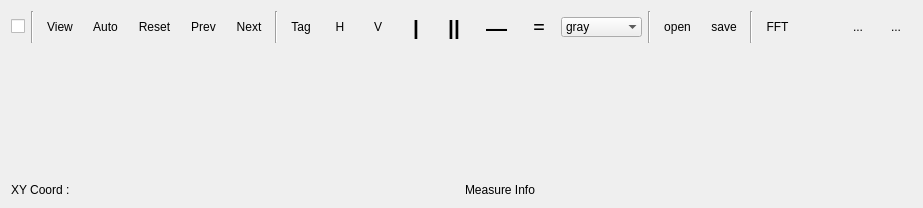
       <widget class="QWidget" name="layoutWidget">
        <layout class="QVBoxLayout" name="verticalLayout_4" stretch="0,1,0">
         <item>
          <layout class="QHBoxLayout" name="horizontalLayout_3">
           <item>
            <widget class="QCheckBox" name="btn_start">
             <property name="text">
              <string/>
             </property>
            </widget>
           </item>
           <item>
            <widget class="Line" name="line_2">
             <property name="orientation">
              <enum>Qt::Vertical</enum>
             </property>
            </widget>
           </item>
           <item>
            <widget class="QToolButton" name="btn_view">
             <property name="minimumSize">
              <size>
               <width>32</width>
               <height>32</height>
              </size>
             </property>
             <property name="text">
              <string>View</string>
             </property>
             <property name="icon">
              <iconset>
               <selectedon>:/icon/view.png</selectedon>
              </iconset>
             </property>
             <property name="iconSize">
              <size>
               <width>32</width>
               <height>32</height>
              </size>
             </property>
             <property name="autoRaise">
              <bool>true</bool>
             </property>
            </widget>
           </item>
           <item>
            <widget class="QToolButton" name="btn_auto">
             <property name="minimumSize">
              <size>
               <width>32</width>
               <height>32</height>
              </size>
             </property>
             <property name="text">
              <string>Auto</string>
             </property>
             <property name="icon">
              <iconset>
               <selectedon>:/icon/auto.png</selectedon>
              </iconset>
             </property>
             <property name="iconSize">
              <size>
               <width>32</width>
               <height>32</height>
              </size>
             </property>
             <property name="autoRaise">
              <bool>true</bool>
             </property>
            </widget>
           </item>
           <item>
            <widget class="QToolButton" name="btn_reset">
             <property name="minimumSize">
              <size>
               <width>32</width>
               <height>32</height>
              </size>
             </property>
             <property name="text">
              <string>Reset</string>
             </property>
             <property name="icon">
              <iconset>
               <selectedon>:/icon/fit.png</selectedon>
              </iconset>
             </property>
             <property name="iconSize">
              <size>
               <width>32</width>
               <height>32</height>
              </size>
             </property>
             <property name="autoRaise">
              <bool>true</bool>
             </property>
            </widget>
           </item>
           <item>
            <widget class="QToolButton" name="btn_prev">
             <property name="minimumSize">
              <size>
               <width>32</width>
               <height>32</height>
              </size>
             </property>
             <property name="text">
              <string>Prev</string>
             </property>
             <property name="icon">
              <iconset>
               <selectedon>:/icon/prev.png</selectedon>
              </iconset>
             </property>
             <property name="iconSize">
              <size>
               <width>32</width>
               <height>32</height>
              </size>
             </property>
             <property name="autoRaise">
              <bool>true</bool>
             </property>
            </widget>
           </item>
           <item>
            <widget class="QToolButton" name="btn_next">
             <property name="minimumSize">
              <size>
               <width>32</width>
               <height>32</height>
              </size>
             </property>
             <property name="text">
              <string>Next</string>
             </property>
             <property name="icon">
              <iconset>
               <selectedon>:/icon/next.png</selectedon>
              </iconset>
             </property>
             <property name="iconSize">
              <size>
               <width>32</width>
               <height>32</height>
              </size>
             </property>
             <property name="toolButtonStyle">
              <enum>Qt::ToolButtonIconOnly</enum>
             </property>
             <property name="autoRaise">
              <bool>true</bool>
             </property>
            </widget>
           </item>
           <item>
            <widget class="Line" name="line">
             <property name="orientation">
              <enum>Qt::Vertical</enum>
             </property>
            </widget>
           </item>
           <item>
            <widget class="QToolButton" name="btn_tag">
             <property name="minimumSize">
              <size>
               <width>32</width>
               <height>32</height>
              </size>
             </property>
             <property name="text">
              <string>Tag</string>
             </property>
             <property name="icon">
              <iconset>
               <selectedon>:/icon/tag.png</selectedon>
              </iconset>
             </property>
             <property name="iconSize">
              <size>
               <width>32</width>
               <height>32</height>
              </size>
             </property>
             <property name="autoRaise">
              <bool>true</bool>
             </property>
            </widget>
           </item>
           <item>
            <widget class="QToolButton" name="btn_hori_measure">
             <property name="minimumSize">
              <size>
               <width>32</width>
               <height>32</height>
              </size>
             </property>
             <property name="text">
              <string>H</string>
             </property>
             <property name="icon">
              <iconset>
               <selectedon>:/icon/measureH.png</selectedon>
              </iconset>
             </property>
             <property name="iconSize">
              <size>
               <width>32</width>
               <height>32</height>
              </size>
             </property>
             <property name="autoRaise">
              <bool>true</bool>
             </property>
            </widget>
           </item>
           <item>
            <widget class="QToolButton" name="btn_ver_measure">
             <property name="minimumSize">
              <size>
               <width>32</width>
               <height>32</height>
              </size>
             </property>
             <property name="text">
              <string>V</string>
             </property>
             <property name="icon">
              <iconset>
               <selectedon>:/icon/measureV.png</selectedon>
              </iconset>
             </property>
             <property name="iconSize">
              <size>
               <width>32</width>
               <height>32</height>
              </size>
             </property>
             <property name="autoRaise">
              <bool>true</bool>
             </property>
            </widget>
           </item>
           <item>
            <widget class="QToolButton" name="btn_x_left">
             <property name="minimumSize">
              <size>
               <width>32</width>
               <height>32</height>
              </size>
             </property>
             <property name="font">
              <font>
               <pointsize>16</pointsize>
               <weight>75</weight>
               <bold>true</bold>
              </font>
             </property>
             <property name="text">
              <string>|</string>
             </property>
             <property name="iconSize">
              <size>
               <width>32</width>
               <height>32</height>
              </size>
             </property>
             <property name="checkable">
              <bool>false</bool>
             </property>
             <property name="autoRaise">
              <bool>true</bool>
             </property>
             <property name="arrowType">
              <enum>Qt::NoArrow</enum>
             </property>
            </widget>
           </item>
           <item>
            <widget class="QToolButton" name="btn_x_right">
             <property name="minimumSize">
              <size>
               <width>32</width>
               <height>32</height>
              </size>
             </property>
             <property name="font">
              <font>
               <pointsize>16</pointsize>
               <weight>75</weight>
               <bold>true</bold>
              </font>
             </property>
             <property name="text">
              <string>||</string>
             </property>
             <property name="iconSize">
              <size>
               <width>32</width>
               <height>32</height>
              </size>
             </property>
             <property name="checkable">
              <bool>true</bool>
             </property>
             <property name="autoRaise">
              <bool>true</bool>
             </property>
            </widget>
           </item>
           <item>
            <widget class="QToolButton" name="btn_y_down">
             <property name="minimumSize">
              <size>
               <width>32</width>
               <height>32</height>
              </size>
             </property>
             <property name="font">
              <font>
               <pointsize>16</pointsize>
               <weight>75</weight>
               <italic>false</italic>
               <bold>true</bold>
               <underline>false</underline>
              </font>
             </property>
             <property name="text">
              <string>—</string>
             </property>
             <property name="icon">
              <iconset resource="icon.qrc">
               <normaloff>:/icon/hori1.png</normaloff>:/icon/hori1.png</iconset>
             </property>
             <property name="iconSize">
              <size>
               <width>32</width>
               <height>32</height>
              </size>
             </property>
             <property name="checkable">
              <bool>false</bool>
             </property>
             <property name="autoRaise">
              <bool>true</bool>
             </property>
            </widget>
           </item>
           <item>
            <widget class="QToolButton" name="btn_y_up">
             <property name="minimumSize">
              <size>
               <width>32</width>
               <height>32</height>
              </size>
             </property>
             <property name="font">
              <font>
               <family>ADMUI3Lg</family>
               <pointsize>16</pointsize>
              </font>
             </property>
             <property name="text">
              <string>=</string>
             </property>
             <property name="icon">
              <iconset resource="icon.qrc">
               <normaloff>:/icon/hori11.png</normaloff>:/icon/hori11.png</iconset>
             </property>
             <property name="iconSize">
              <size>
               <width>32</width>
               <height>32</height>
              </size>
             </property>
             <property name="checkable">
              <bool>true</bool>
             </property>
             <property name="autoRaise">
              <bool>true</bool>
             </property>
            </widget>
           </item>
           <item>
            <widget class="QComboBox" name="comboBox_plotStyle">
             <property name="autoFillBackground">
              <bool>false</bool>
             </property>
             <property name="iconSize">
              <size>
               <width>24</width>
               <height>24</height>
              </size>
             </property>
             <property name="duplicatesEnabled">
              <bool>false</bool>
             </property>
             <property name="frame">
              <bool>false</bool>
             </property>
             <item>
              <property name="text">
               <string>gray</string>
              </property>
              <property name="icon">
               <iconset>
                <selectedon>:/icon/eye.png</selectedon>
               </iconset>
              </property>
             </item>
             <item>
              <property name="text">
               <string>white</string>
              </property>
              <property name="icon">
               <iconset>
                <activeon>:/icon/eye.png</activeon>
               </iconset>
              </property>
             </item>
             <item>
              <property name="text">
               <string>black</string>
              </property>
              <property name="icon">
               <iconset>
                <activeon>:/icon/eye.png</activeon>
               </iconset>
              </property>
             </item>
             <item>
              <property name="text">
               <string>darkgray</string>
              </property>
              <property name="icon">
               <iconset>
                <activeon>:/icon/eye.png</activeon>
               </iconset>
              </property>
             </item>
             <item>
              <property name="text">
               <string>skyblue</string>
              </property>
              <property name="icon">
               <iconset>
                <activeon>:/icon/eye.png</activeon>
               </iconset>
              </property>
             </item>
             <item>
              <property name="text">
               <string>lightgray</string>
              </property>
              <property name="icon">
               <iconset>
                <activeon>:/icon/eye.png</activeon>
               </iconset>
              </property>
             </item>
             <item>
              <property name="text">
               <string>lightblack</string>
              </property>
              <property name="icon">
               <iconset>
                <normalon>:/icon/eye.png</normalon>
               </iconset>
              </property>
             </item>
            </widget>
           </item>
           <item>
            <widget class="Line" name="line_4">
             <property name="orientation">
              <enum>Qt::Vertical</enum>
             </property>
            </widget>
           </item>
           <item>
            <widget class="QToolButton" name="btn_open">
             <property name="minimumSize">
              <size>
               <width>32</width>
               <height>32</height>
              </size>
             </property>
             <property name="text">
              <string>open</string>
             </property>
             <property name="icon">
              <iconset>
               <selectedon>:/icon/menu_open.png</selectedon>
              </iconset>
             </property>
             <property name="iconSize">
              <size>
               <width>24</width>
               <height>24</height>
              </size>
             </property>
             <property name="checkable">
              <bool>true</bool>
             </property>
             <property name="autoRaise">
              <bool>true</bool>
             </property>
            </widget>
           </item>
           <item>
            <widget class="QToolButton" name="btn_save">
             <property name="minimumSize">
              <size>
               <width>32</width>
               <height>32</height>
              </size>
             </property>
             <property name="text">
              <string>save</string>
             </property>
             <property name="icon">
              <iconset>
               <selectedon>:/icon/menu_save.png</selectedon>
              </iconset>
             </property>
             <property name="iconSize">
              <size>
               <width>24</width>
               <height>24</height>
              </size>
             </property>
             <property name="autoRaise">
              <bool>true</bool>
             </property>
            </widget>
           </item>
           <item>
            <widget class="Line" name="line_5">
             <property name="orientation">
              <enum>Qt::Vertical</enum>
             </property>
            </widget>
           </item>
           <item>
            <widget class="QToolButton" name="btn_fft">
             <property name="minimumSize">
              <size>
               <width>32</width>
               <height>32</height>
              </size>
             </property>
             <property name="text">
              <string>FFT</string>
             </property>
             <property name="iconSize">
              <size>
               <width>32</width>
               <height>32</height>
              </size>
             </property>
             <property name="autoRaise">
              <bool>true</bool>
             </property>
            </widget>
           </item>
           <item>
            <spacer name="horizontalSpacer_3">
             <property name="orientation">
              <enum>Qt::Horizontal</enum>
             </property>
             <property name="sizeHint" stdset="0">
              <size>
               <width>40</width>
               <height>20</height>
              </size>
             </property>
            </spacer>
           </item>
           <item>
            <widget class="QToolButton" name="btn_viewMin">
             <property name="minimumSize">
              <size>
               <width>32</width>
               <height>32</height>
              </size>
             </property>
             <property name="text">
              <string>...</string>
             </property>
             <property name="icon">
              <iconset>
               <selectedon>:/icon/view_min.png</selectedon>
              </iconset>
             </property>
             <property name="iconSize">
              <size>
               <width>20</width>
               <height>20</height>
              </size>
             </property>
             <property name="autoRaise">
              <bool>true</bool>
             </property>
            </widget>
           </item>
           <item>
            <widget class="QToolButton" name="btn_viewMax">
             <property name="minimumSize">
              <size>
               <width>32</width>
               <height>32</height>
              </size>
             </property>
             <property name="text">
              <string>...</string>
             </property>
             <property name="icon">
              <iconset>
               <selectedon>:/icon/view_max.png</selectedon>
              </iconset>
             </property>
             <property name="iconSize">
              <size>
               <width>20</width>
               <height>20</height>
              </size>
             </property>
             <property name="autoRaise">
              <bool>true</bool>
             </property>
            </widget>
           </item>
          </layout>
         </item>
         <item>
          <widget class="QCustomPlot" name="plotCurve" native="true">
           <property name="minimumSize">
            <size>
             <width>128</width>
             <height>128</height>
            </size>
           </property>
           <property name="mouseTracking">
            <bool>true</bool>
           </property>
          </widget>
         </item>
         <item>
          <layout class="QHBoxLayout" name="horizontalLayout_6">
           <item>
            <widget class="QLabel" name="label_mousePosition">
             <property name="text">
              <string>XY Coord :</string>
             </property>
            </widget>
           </item>
           <item>
            <widget class="QLabel" name="label_measure_xy">
             <property name="text">
              <string>Measure Info</string>
             </property>
            </widget>
           </item>
          </layout>
         </item>
        </layout>
       </widget>
